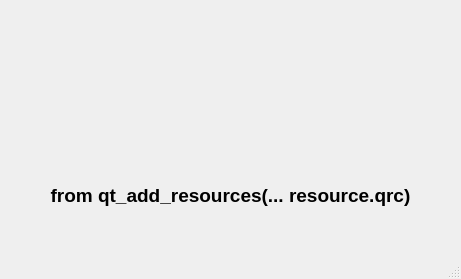
<?xml version="1.0" encoding="UTF-8"?>
<ui version="4.0">
 <class>MainWindow</class>
 <widget class="QMainWindow" name="MainWindow">
  <property name="geometry">
   <rect>
    <x>0</x>
    <y>0</y>
    <width>461</width>
    <height>279</height>
   </rect>
  </property>
  <property name="windowTitle">
   <string>MainWindow</string>
  </property>
  <widget class="QWidget" name="centralwidget">
   <layout class="QHBoxLayout" name="horizontalLayout">
    <item>
     <layout class="QVBoxLayout" name="verticalLayout_2">
      <item>
       <spacer name="verticalSpacer_3">
        <property name="orientation">
         <enum>Qt::Orientation::Vertical</enum>
        </property>
        <property name="sizeHint" stdset="0">
         <size>
          <width>20</width>
          <height>40</height>
         </size>
        </property>
       </spacer>
      </item>
      <item alignment="Qt::AlignmentFlag::AlignHCenter">
       <widget class="QLabel" name="label_2">
        <property name="sizePolicy">
         <sizepolicy hsizetype="Fixed" vsizetype="Fixed">
          <horstretch>0</horstretch>
          <verstretch>0</verstretch>
         </sizepolicy>
        </property>
        <property name="minimumSize">
         <size>
          <width>128</width>
          <height>128</height>
         </size>
        </property>
        <property name="styleSheet">
         <string notr="true">border-image: url(:/resource/assets/github.png);


</string>
        </property>
        <property name="text">
         <string/>
        </property>
        <property name="alignment">
         <set>Qt::AlignmentFlag::AlignCenter</set>
        </property>
       </widget>
      </item>
      <item>
       <widget class="QLabel" name="label_4">
        <property name="font">
         <font>
          <pointsize>14</pointsize>
          <bold>true</bold>
         </font>
        </property>
        <property name="text">
         <string>from qt_add_resources(... resource.qrc)</string>
        </property>
        <property name="alignment">
         <set>Qt::AlignmentFlag::AlignCenter</set>
        </property>
       </widget>
      </item>
      <item>
       <spacer name="verticalSpacer_4">
        <property name="orientation">
         <enum>Qt::Orientation::Vertical</enum>
        </property>
        <property name="sizeHint" stdset="0">
         <size>
          <width>20</width>
          <height>40</height>
         </size>
        </property>
       </spacer>
      </item>
     </layout>
    </item>
   </layout>
  </widget>
  <widget class="QMenuBar" name="menubar">
   <property name="geometry">
    <rect>
     <x>0</x>
     <y>0</y>
     <width>461</width>
     <height>18</height>
    </rect>
   </property>
  </widget>
  <widget class="QStatusBar" name="statusbar"/>
 </widget>
 <resources/>
 <connections/>
</ui>
